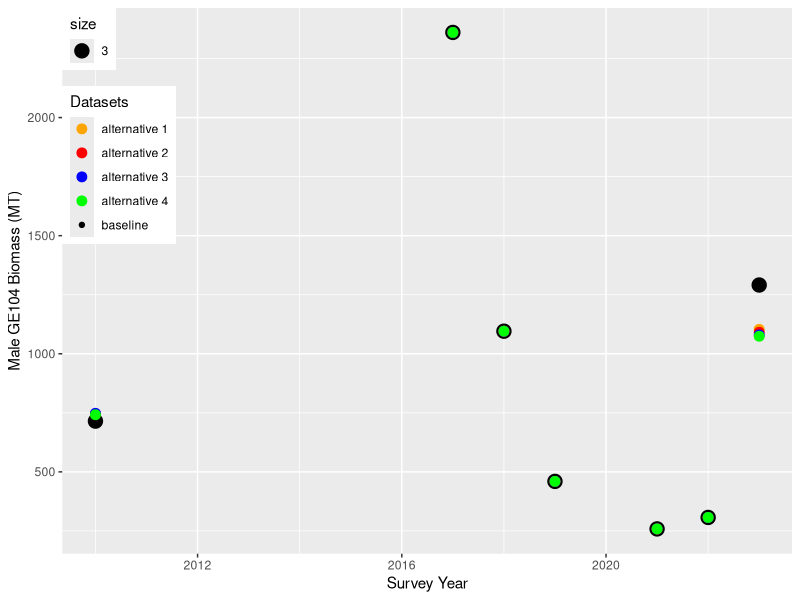
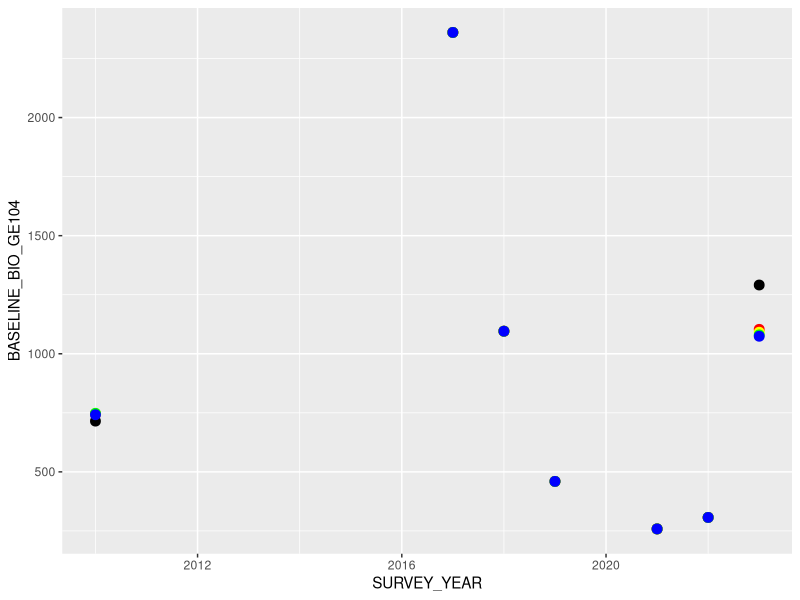
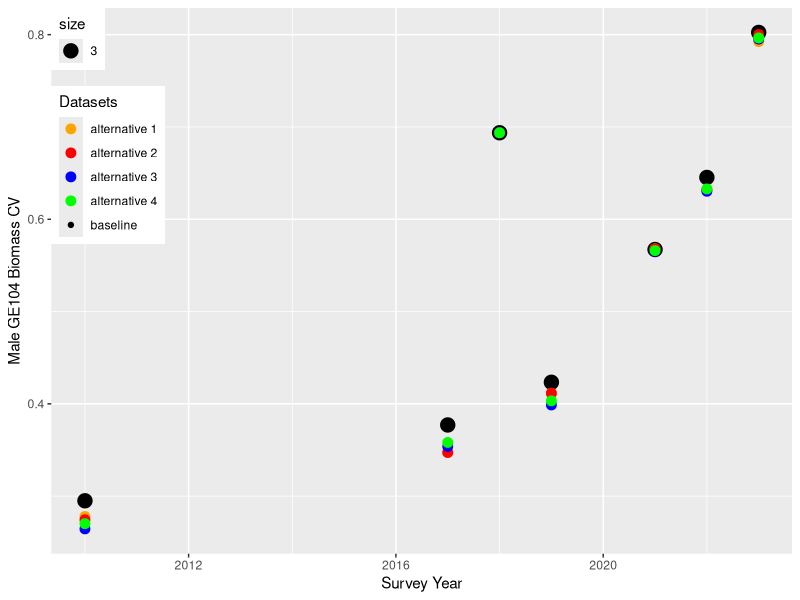
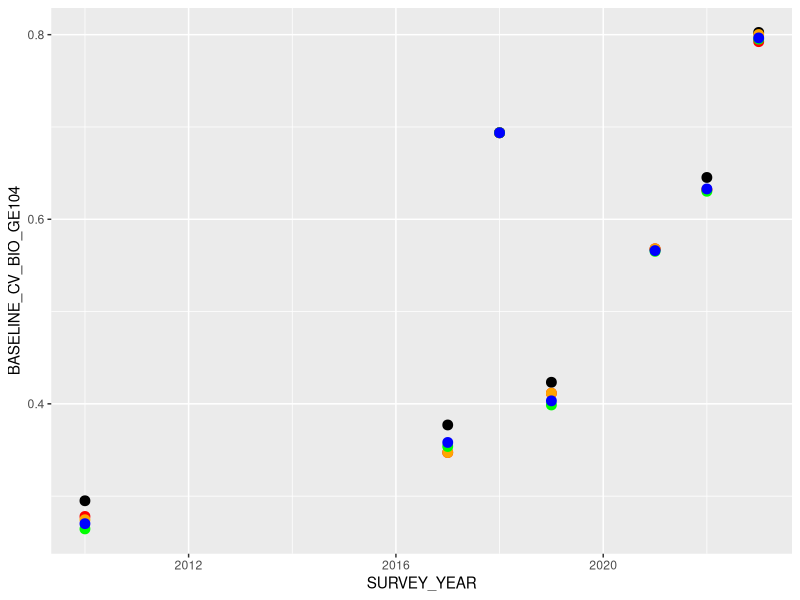
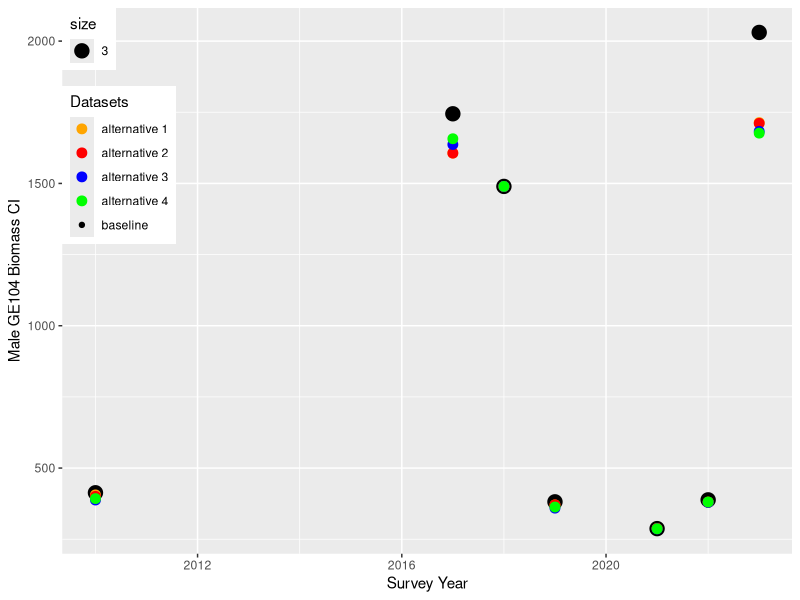
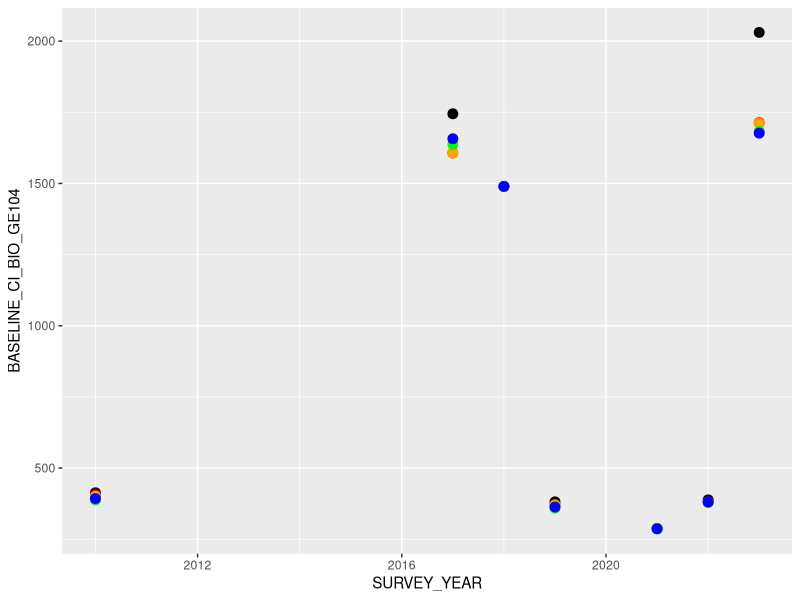

These charts were generated, in order, by the following R code:
library(tidyverse)
library(ggplot2)
library(dplyr)

##### Import data
base_bio<-read_csv("./Data/nbs_bkc_bio_baseline_v2022.csv")
alt_1_bio<-read_csv("./Data/nbs_bkc_bio_alt_strata_1.csv")
alt_2_bio<-read_csv("./Data/nbs_bkc_bio_alt_strata_2.csv")
alt_3_bio<-read_csv("./Data/nbs_bkc_bio_alt_strata_3.csv")
alt_4_bio<-read_csv("./Data/nbs_bkc_bio_alt_strata_4.csv")

base_abun<-read_csv("./Data/nbs_bkc_abun_baseline_v2022.csv")
alt_1_abun<-read_csv("./Data/nbs_bkc_abun_alt_strata_1.csv")
alt_2_abun<-read_csv("./Data/nbs_bkc_abun_alt_strata_2.csv")
alt_3_abun<-read_csv("./Data/nbs_bkc_abun_alt_strata_3.csv")
alt_4_abun<-read_csv("./Data/nbs_bkc_abun_alt_strata_4.csv")

base_abun
######### Mature male biomass
base_bio %>%
  select(SURVEY_YEAR, BIOMASS_MALE_GE104, CV_BIOMASS_MALE_GE104, CI_BIOMASS_MALE_GE104) %>%
  rename_all(~c("SURVEY_YEAR", "BASELINE_BIO_GE104", "BASELINE_CV_BIO_GE104", "BASELINE_CI_BIO_GE104")) -> base_matbio
  
alt_1_bio %>% 
  select(BIOMASS_MALE_GE104, CV_BIOMASS_MALE_GE104, CI_BIOMASS_MALE_GE104) %>%
     rename_all(~c("ALT1_BIO_GE104", "ALT1_CV_BIO_GE104", "ALT1_CI_BIO_GE104"))-> alt_1_matbio

alt_2_bio %>% 
  select(BIOMASS_MALE_GE104, CV_BIOMASS_MALE_GE104, CI_BIOMASS_MALE_GE104) %>%
   rename_all(~c("ALT2_BIO_GE104", "ALT2_CV_BIO_GE104", "ALT2_CI_BIO_GE104"))-> alt_2_matbio

alt_3_bio %>% 
  select(BIOMASS_MALE_GE104, CV_BIOMASS_MALE_GE104, CI_BIOMASS_MALE_GE104) %>%
   rename_all(~c("ALT3_BIO_GE104", "ALT3_CV_BIO_GE104", "ALT3_CI_BIO_GE104"))-> alt_3_matbio

alt_4_bio %>% 
  select(BIOMASS_MALE_GE104, CV_BIOMASS_MALE_GE104, CI_BIOMASS_MALE_GE104) %>%
   rename_all(~c("ALT4_BIO_GE104", "ALT4_CV_BIO_GE104", "ALT4_CI_BIO_GE104"))-> alt_4_matbio
   
all_bio<-as.data.frame(cbind(base_matbio, alt_1_matbio, alt_2_matbio, alt_3_matbio, alt_4_matbio))
###########

base_abun %>%
  select(SURVEY_YEAR, NUM_MALE_GE104, CV_NUM_MALE_GE104, CI_NUM_MALE_GE104) %>%
  rename_all(~c("SURVEY_YEAR", "BASELINE_ABUN_GE104", "BASELINE_CV_ABUN_GE104","BASELINE_CI_ABUN_GE104")) -> base_matabun

alt_1_abun %>%
  select(NUM_MALE_GE104, CV_NUM_MALE_GE104, CI_NUM_MALE_GE104) %>%
  rename_all(~c("ALT1_ABUN_GE104", "ALT1_CV_ABUN_GE104","ALT1_CI_ABUN_GE104")) -> alt_1_matabun

alt_2_abun %>%
  select(NUM_MALE_GE104, CV_NUM_MALE_GE104, CI_NUM_MALE_GE104) %>%
  rename_all(~c("ALT2_ABUN_GE104", "ALT2_CV_ABUN_GE104","ALT2_CI_ABUN_GE104")) -> alt_2_matabun

alt_3_abun %>%
  select(NUM_MALE_GE104, CV_NUM_MALE_GE104, CI_NUM_MALE_GE104) %>%
  rename_all(~c("ALT3_ABUN_GE104", "ALT3_CV_ABUN_GE104","ALT3_CI_ABUN_GE104")) -> alt_3_matabun

alt_4_abun %>%
  select(NUM_MALE_GE104, CV_NUM_MALE_GE104, CI_NUM_MALE_GE104) %>%
  rename_all(~c("ALT4_ABUN_GE104", "ALT4_CV_ABUN_GE104","ALT4_CI_ABUN_GE104")) -> alt_4_matabun

all_abun<-as.data.frame(cbind(base_matabun, alt_1_matabun, alt_2_matabun, alt_3_matabun, alt_4_matabun))

################################ GE104 BIOMASS #########################################################################
names(all_bio)

ggplot(all_bio, aes(x=SURVEY_YEAR, y=BASELINE_BIO_GE104, color ="baseline", size = 3))+
  geom_point()+  
  geom_point(aes(y=ALT1_BIO_GE104, color = "alternative 1"), size = 3) +
  geom_point(aes(y=ALT2_BIO_GE104, color = "alternative 2"), size = 3)+
  geom_point(aes(y=ALT3_BIO_GE104, color = "alternative 3"), size = 3)+
  geom_point(aes(y=ALT4_BIO_GE104, color = "alternative 4"), size = 3)+
  labs(colour="Datasets",y="Male GE104 Biomass (MT)",x="Survey Year")+ 
  theme(legend.position = c(0, 1),legend.justification = c(0, 1))+
  scale_color_manual(values = c("orange","red", "blue", "green", "black"))
  
  
  
  

ggplot(all_bio, aes(x=SURVEY_YEAR))+
  geom_point(aes(y=BASELINE_BIO_GE104), color ="black", size = 3) +
  geom_point(aes(y=ALT1_BIO_GE104), color = "red", size = 3) +
  geom_point(aes(y=ALT2_BIO_GE104), color = "yellow", size = 3)+
  geom_point(aes(y=ALT3_BIO_GE104), color = "green", size = 3)+
  geom_point(aes(y=ALT4_BIO_GE104), color = "blue", size = 3)

################################ GE104 BIOMASS CV #########################################################################
names(all_bio)

ggplot(all_bio, aes(x=SURVEY_YEAR, y=BASELINE_CV_BIO_GE104, color ="baseline", size = 3))+
  geom_point()+  
  geom_point(aes(y=ALT1_CV_BIO_GE104, color = "alternative 1"), size = 3) +
  geom_point(aes(y=ALT2_CV_BIO_GE104, color = "alternative 2"), size = 3)+
  geom_point(aes(y=ALT3_CV_BIO_GE104, color = "alternative 3"), size = 3)+
  geom_point(aes(y=ALT4_CV_BIO_GE104, color = "alternative 4"), size = 3)+
  labs(colour="Datasets",y="Male GE104 Biomass CV",x="Survey Year")+ 
  theme(legend.position = c(0, 1),legend.justification = c(0, 1))+
  scale_color_manual(values = c("orange","red", "blue", "green", "black"))


ggplot(all_bio, aes(x=SURVEY_YEAR))+
  geom_point(aes(y=BASELINE_CV_BIO_GE104), color ="black", size = 3) +
  geom_point(aes(y=ALT1_CV_BIO_GE104), color = "red", size = 3) +
  geom_point(aes(y=ALT2_CV_BIO_GE104), color = "orange", size = 3)+
  geom_point(aes(y=ALT3_CV_BIO_GE104), color = "green", size = 3)+
  geom_point(aes(y=ALT4_CV_BIO_GE104), color = "blue", size = 3)
  

################################ GE104 BIOMASS CI #########################################################################
names(all_bio)

ggplot(all_bio, aes(x=SURVEY_YEAR, y=BASELINE_CI_BIO_GE104, color ="baseline", size = 3))+
  geom_point()+  
  geom_point(aes(y=ALT1_CI_BIO_GE104, color = "alternative 1"), size = 3)+
  geom_point(aes(y=ALT2_CI_BIO_GE104, color = "alternative 2"), size = 3)+
  geom_point(aes(y=ALT3_CI_BIO_GE104, color = "alternative 3"), size = 3)+
  geom_point(aes(y=ALT4_CI_BIO_GE104, color = "alternative 4"), size = 3)+
  labs(colour="Datasets",y="Male GE104 Biomass CI",x="Survey Year")+ 
  theme(legend.position = c(0, 1),legend.justification = c(0, 1))+
  scale_color_manual(values = c("orange","red", "blue", "green", "black"))


ggplot(all_bio, aes(x=SURVEY_YEAR))+
  geom_point(aes(y=BASELINE_CI_BIO_GE104), color ="black", size = 3)+
  geom_point(aes(y=ALT1_CI_BIO_GE104), color = "red", size = 3)+
  geom_point(aes(y=ALT2_CI_BIO_GE104), color = "orange", size = 3)+
  geom_point(aes(y=ALT3_CI_BIO_GE104), color = "green", size = 3)+
  geom_point(aes(y=ALT4_CI_BIO_GE104), color = "blue", size = 3)


###########################################################################################################################
#################################### calculate averages for each group/column  across all years############################


all_bio %>%
  select(where(is.numeric)) %>% 
  colMeans(na.rm = TRUE) -> all_bio_avgs

all_abun %>%
  select(where(is.numeric)) %>% 
  colMeans(na.rm = TRUE) -> ll_abun_avgs

all_bio %>%
  select(BASELINE_CV_BIO_GE104, ALT1_CV_BIO_GE104, ALT2_CV_BIO_GE104, ALT3_CV_BIO_GE104,ALT4_CV_BIO_GE104) %>% 
  colMeans(na.rm = TRUE) %>%
  as.matrix()-> bio_cv_avgs

bio_cv_avgs
